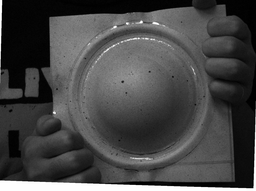
//> input picture pictures/L1.bmp, 256 x 191 px, shrunk from 1292 x 964 before the run
$ ./源   (built with g++ and OpenCV 4)
//> lines starting //> are read from the running program, lines starting //| are printed output that depends on the picture; after the words box and inside, x2 and y2 are one past the last pixel; in counts of white or black regions, pixels touching at a corner belong together

#include<opencv2/opencv.hpp>
#include<iostream>
#include<ctime>
#include<vector>
#include"opencv2/highgui/highgui.hpp"
#include"opencv2/imgproc/imgproc.hpp"

using namespace cv;
using namespace std;
using std::vector;
//为窗口标题定义宏
#define WINDOW_NAME1   "【左相机图片】"
#define WINDOW_NAME2 "【右相机图片】"


//全局函数声明部分
void on_MouseHandle(int event, int x, int y, int flags, void *param);
void DrawFilledCircle(Mat &img, Point dot);
void DrawRectangle(Mat &img, Rect box);
void Drawgrid(Mat& image, Rect &rectangle);
void pointsMatch(Mat &img1, Mat &img2, vector<Point2i>&corners);

//全局变量声明部分
Rect g_rectangle ;//定义窗口大小和位置
bool down=false;
Mat srcImage, dstImage;
vector<Point2i>imagecorners;

int main()
{
	g_rectangle = Rect(-1, -1, 0, 0);
	clock_t start, end;
    srcImage = imread("L1.bmp", 0);
//> srcImage is the input picture: 191 rows x 256 cols, CV_8UC1; min 0, max 255, mean 70.3
   dstImage = imread("L1.bmp", 0);
	namedWindow(WINDOW_NAME1);
	start = clock();
	imshow(WINDOW_NAME1, srcImage);
	setMouseCallback(WINDOW_NAME1, on_MouseHandle,(void*)&srcImage);
	end = clock();
	cout << "Run time:" << (double)(end - start) / CLOCKS_PER_SEC << "S" << endl;
	waitKey(0);
//> the left mouse button is pressed at (64, 47)
//> the mouse is dragged to (128, 95)
//> the mouse is dragged to (192, 143)
//> the button is released at (192, 143)
    return 0;
}

//【on_MouseHandle()函数】
//描述：鼠标回调函数，根据不同的鼠标事件进行不同的操作
//-----------------------------------------------------------
void on_MouseHandle(int event, int x, int y, int flags, void *param)
{
	Mat &image = *(Mat*)param;
	switch (event)
	{
		//左键按下消息
	case EVENT_LBUTTONDOWN:
		{
			g_rectangle = Rect(x, y, 0, 0);//记录起始点
			down = true;
		}
		break;
		//左键按下时鼠标移动，
	case EVENT_MOUSEMOVE:
		{
			if (down == true)
			g_rectangle.width = x - g_rectangle.x;
			g_rectangle.height = y - g_rectangle.y;
		}
		break;
		//左键抬起消息
	case EVENT_LBUTTONUP:
		{
			//对宽和高小于0的处理
			if (g_rectangle.width < 0)
			{
				g_rectangle.x += g_rectangle.width;
				g_rectangle.width *= -1;
			}
			if (g_rectangle.height < 0)
			{
				g_rectangle.y += g_rectangle.height;
				g_rectangle.height *= -1;
			}
			cout << "g_rectangle=" << g_rectangle.x << " " << g_rectangle.y << " " << g_rectangle.width << " " << g_rectangle.height << endl;
			DrawRectangle(image, g_rectangle);
//> in DrawRectangle, `rectangle(img, box.tl(), box.br(), Scalar(0, 255,0));`:
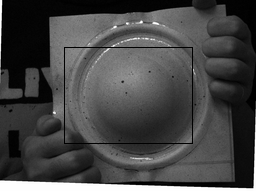
//> img: 191 rows x 256 cols, CV_8UC1; 0.92% of pixels changed, all inside (x1, y1, x2, y2) = (64, 47, 193, 144)
			Drawgrid(image, g_rectangle);
			pointsMatch(image, dstImage, imagecorners);
			imshow(WINDOW_NAME1, image);
			imshow(WINDOW_NAME2, dstImage);
			down = false;
	}
		break;
	}
}
//-------------------------
//【Drawgrid()函数】
//描述：画网格函数
//--------------------------
void Drawgrid(Mat& image, Rect &rectangle)
{
	int a = 0, b = 0;
	for (int i = rectangle.tl().x+10; i < rectangle.br().x; i += 10){
		line(image, Point(i, rectangle.tl().y), Point(i, rectangle.br ().y), Scalar(0, 255, 0), 1, 8);
		a++;
	}
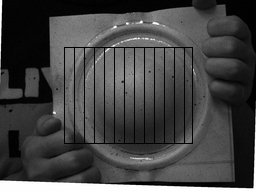
//> image: 191 rows x 256 cols, CV_8UC1; 2.33% of pixels changed, all inside (x1, y1, x2, y2) = (74, 48, 185, 143)
//> after the loop, a = 12
	for (int i = rectangle.tl().y + 10; i < rectangle.br().y; i += 10)
	{
		line(image, Point(rectangle.tl().x, i), Point(rectangle.br().x, i), Scalar(0, 255, 0), 1, 8);
		b++;
	}
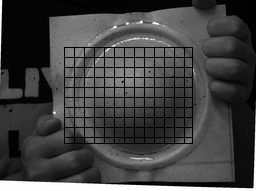
//> image: 191 rows x 256 cols, CV_8UC1; 2.12% of pixels changed, all inside (x1, y1, x2, y2) = (65, 57, 192, 138)
//> after the loop, b = 9
	for (int k = 0; k < b + 1; k++)
	{
		for (int w = 0; w < a + 1; w++)
		{
			if (k %2 == 0)
				imagecorners.push_back(Point2i(rectangle.tl().x + 10 * w, rectangle.tl().y + 10* k));
			else
				imagecorners.push_back(Point2i(rectangle.tl().x + 10* (a-w), rectangle.tl().y + 10* k));
		}
	}
	// [5 lines of commented-out code are left out]

}
//--------------------------------------
//【DrawRectangle()函数】
//描述:自定义的矩形绘制函数
//-------------------------------------
void DrawRectangle(Mat &img, Rect box)
{
	rectangle(img, box.tl(), box.br(), Scalar(0, 255,0));//tl()返回左上角点坐标，br()返回右下角点坐标
}
//【DrawFilledCircle()函数】
//描述：实现实心圆的绘制
//-------------------------------------------
void DrawFilledCircle(Mat &img, Point dot)
{
	int thickness = 1;
	int lineType = 8;
	ellipse(img, dot, Size(2, 2), 360, 0, 360, Scalar(255, 129, 0), thickness, lineType);
}
void pointsMatch(Mat &img1, Mat &img2, vector<Point2i>&corners)
{
	for (decltype(corners.size())i = 0; i < corners.size(); i++)
	{
	Mat result;
	double maxValue;
	Point point,best;
	Point center(corners[i].x, corners[i].y);
	Mat imageROI1 = img1(Rect(center.x - 20, center.y - 20, 41, 41));
	DrawFilledCircle(img1, center);
	cout << "center=" << center << endl;
	matchTemplate(img2, imageROI1, result, TM_CCORR_NORMED);
	minMaxLoc(result, NULL, &maxValue, NULL, &best);
	point.x = best.x + 20;
	point.y = best.y + 20;
	DrawFilledCircle(img2, point);
	cout << "相关系数最大值" << maxValue << endl;
	cout << "best=" << point << endl;
	}
//> this loop made 130 passes
//> (maxValue, best) on passes 1 to 12: (0.957, Point(44, 27)), (0.953, Point(54, 27)), (0.939, Point(64, 27)), (0.934, Point(74, 27)), (0.932, Point(84, 27)), (0.931, Point(94, 27)), (0.928, Point(104, 27)), (0.93, Point(114, 27)), (0.933, Point(124, 27)), (0.935, Point(134, 27)), (0.938, Point(144, 27)), (0.94, Point(154, 27))
//| 相关系数最大值0.956638
//| best=[64, 47]
//| 相关系数最大值0.953103
//| best=[74, 47]
//> (the first 4 of 16 printed lines)
//> (output is shown up to pass 8 of 130)
//> pass 1, in pointsMatch, `matchTemplate(img2, imageROI1, result, TM_CCORR_NORMED);`:
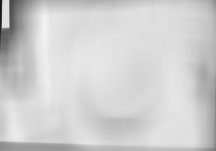
//> result: 151 rows x 216 cols, CV_32FC1; min 0.0801, max 0.957, mean 0.816
//> pass 2, in pointsMatch, `matchTemplate(img2, imageROI1, result, TM_CCORR_NORMED);`:
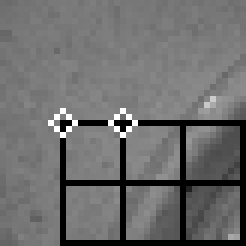
//> imageROI1: 41 rows x 41 cols, CV_8UC1 (shown 6 times larger); min 0, max 255, mean 109.9
//> after the loop:
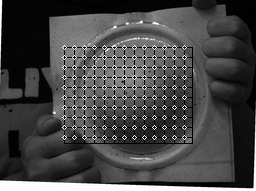
//> img1: 191 rows x 256 cols, CV_8UC1; 2.13% of pixels changed, all inside (x1, y1, x2, y2) = (62, 45, 187, 140)
//> after the loop:
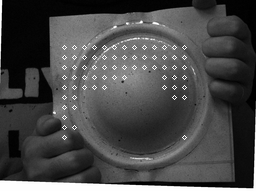
//> img2: 191 rows x 256 cols, CV_8UC1; min 0, max 255, mean 71.9
}

$ run again, with pictures/R1.bmp copied over pictures/L1.bmp
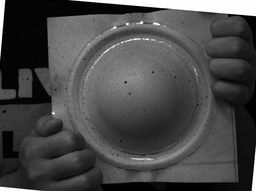
//> input picture pictures/R1.bmp, 256 x 191 px, shrunk from 1292 x 964 before the run
//> srcImage is the input picture: 191 rows x 256 cols, CV_8UC1; min 0, max 255, mean 72.3
//> img: 191 rows x 256 cols, CV_8UC1; 0.92% of pixels changed, all inside (x1, y1, x2, y2) = (64, 47, 193, 144)
//> the loop in pointsMatch, `for (decltype(corners.size())i = 0; i < corners.size(); i++)` made 130 passes
//> (maxValue, best) on passes 1 to 8: (0.958, Point(44, 27)), (0.952, Point(54, 27)), (0.937, Point(64, 27)), (0.932, Point(74, 27)), (0.931, Point(84, 27)), (0.931, Point(94, 27)), (0.928, Point(104, 27)), (0.93, Point(114, 27))
//> (printed output is left out)
//> pass 1, in pointsMatch, `matchTemplate(img2, imageROI1, result, TM_CCORR_NORMED);`:
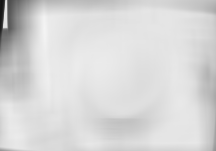
//> result: 151 rows x 216 cols, CV_32FC1; min 0.0847, max 0.958, mean 0.847
//> after the loop in pointsMatch, `for (decltype(corners.size())i = 0; i < corners.size(); i++)`:
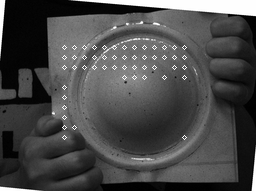
//> img2: 191 rows x 256 cols, CV_8UC1; min 0, max 255, mean 73.6
